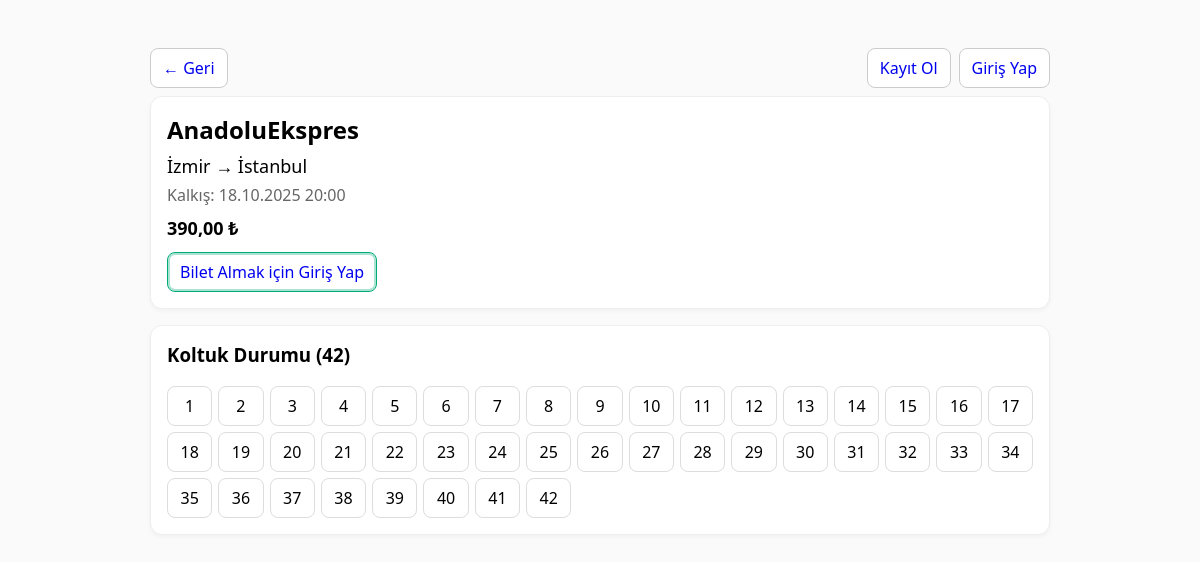
Screenshot of /trip_show.php?id=4 with the database file from the repository.
### tables this page shows
CREATE TABLE trips (
  id INTEGER PRIMARY KEY AUTOINCREMENT,
  company_id INTEGER NOT NULL,
  origin TEXT NOT NULL,
  destination TEXT NOT NULL,
  departure_at TEXT NOT NULL,
  price INTEGER NOT NULL,
  seat_count INTEGER NOT NULL DEFAULT 40,
  FOREIGN KEY (company_id) REFERENCES companies(id) ON DELETE CASCADE
);

CREATE TABLE companies (
  id INTEGER PRIMARY KEY AUTOINCREMENT,
  name TEXT NOT NULL UNIQUE
);

### bootstrap.php (called while the page is built, shortened)
<?php
function format_price(int $krs): string {
  return number_format($krs/100, 2, ',', '.') . ' ₺';
}

### trip_show.php (the view, shortened to what this page needs)
<?php
require __DIR__.'/bootstrap.php';
$trip_id = (int)($_GET['id'] ?? 0);
$st = $pdo->prepare("
  SELECT t.*, c.name AS company_name
  FROM trips t
  JOIN companies c ON c.id = t.company_id
  WHERE t.id = ?
");
$st->execute([$trip_id]);
$trip = $st->fetch();
$st = $pdo->prepare("SELECT seat_no FROM tickets WHERE trip_id=? AND status='purchased' ORDER BY seat_no");
$st->execute([$trip_id]);
$taken = array_map('intval', array_column($st->fetchAll(), 'seat_no'));
$seatCount = (int)$trip['seat_count'];
$me = $_SESSION['user'] ?? null;
?>
<!doctype html>
<html lang="tr">
<header class="row" style="margin-bottom:8px">
  <div>
    <a class="btn" href="index.php">← Geri</a>
  </div>
  <nav style="display:flex;gap:8px;">
    <?php if(!$me): ?>
      <a class="btn" href="register.php">Kayıt Ol</a>
      <a class="btn" href="login.php?next=<?=urlencode($_SERVER['REQUEST_URI'])?>">Giriş Yap</a>
    <?php endif; ?>
  </nav>
</header>
<div class="wrap">
  <section class="card">
    <h2 style="margin:0 0 8px 0"><?=htmlspecialchars($trip['company_name'])?></h2>
    <div style="font-size:18px;margin-bottom:6px">
      <?=htmlspecialchars($trip['origin'])?> → <?=htmlspecialchars($trip['destination'])?>
    </div>
    <div class="muted" style="margin-bottom:10px">
      Kalkış: <?=date('d.m.Y H:i', strtotime($trip['departure_at']))?>
    </div>
    <div style="font-weight:700;font-size:18px;margin-bottom:12px">
      <?=format_price((int)$trip['price'])?>
    </div>
    <?php if($me): ?>
      <a class="btn primary" href="tickets_buy.php?id=<?=$trip['id']?>">Bilet Al</a>
    <?php else: ?>
      <a class="btn primary" href="login.php?next=<?=urlencode("tickets_buy.php?id=".$trip['id'])?>">Bilet Almak için Giriş Yap</a>
    <?php endif; ?>
  </section>
  <section class="card">
    <h3 style="margin-top:0">Koltuk Durumu (<?=$seatCount?>)</h3>
    <div class="grid">
      <?php for($i=1;$i<=$seatCount;$i++):
        $isTaken = in_array($i,$taken,true);
      ?>
        <div class="seat <?=$isTaken?'taken':''?>"><?=$i?></div>
      <?php endfor; ?>
    </div>
  </section>
</div>
</html>

### trip_show.php (style rules this page uses)
.wrap { display:grid;grid-template-columns:1fr;gap:16px }
.card { background:#fff;border:1px solid #eee;border-radius:12px;padding:16px;box-shadow:0 2px 4px rgba(0,0,0,.04) }
.muted { color:#666 }
.grid { display:grid;grid-template-columns:repeat(auto-fill,minmax(44px,1fr));gap:6px }
.seat { border:1px solid #ddd;border-radius:8px;padding:8px;text-align:center }
.row { display:flex;gap:12px;align-items:center;justify-content:space-between;flex-wrap:wrap }
.btn { padding:8px 12px;border:1px solid #ccc;border-radius:8px;text-decoration:none;display:inline-block;background:#fff }
.btn.primary { border-color:#0a7;box-shadow:0 0 0 2px #0a75 inset }

### rows the page displays
trips: company.name "AnadoluEkspres", origin "İzmir", destination "İstanbul", departure_at "18.10.2025 20:00", price "390,00 ₺", seat_count "42"
